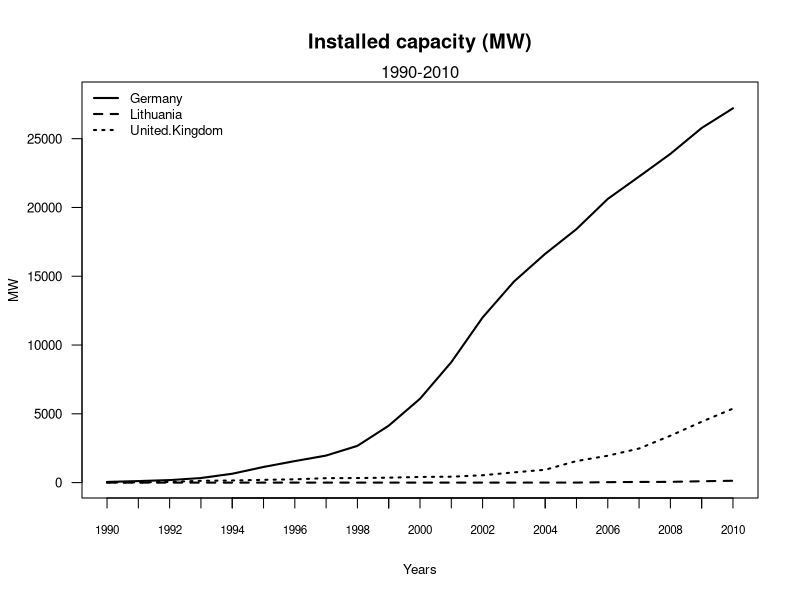

Generate this figure with R:
####################
#
#	Title: Installed capacity (MW)
#	Source: Eurostat (nrg_113a)
#	Notes: Onshore and offshore wind turbines
#
####################


capacity = read.csv("eurostat-nrg_113a_capacity-wind-MW.csv")
pdf(file="figure_capacity.pdf", height=3.5, width=5)
#par(mar=c(4.2, 3.8, 0.2, 0.2)) #Trim margins
plot(capacity$Germany, type="l", ylim=range(0,28000), axes=F, ann=T, xlab="Years", ylab="MW", cex.lab=0.8, lwd=2)
axis(1, lab=F) #disable labels on x-axis
axis(1, at=1:21, lab=capacity$X, cex.axis=0.7)
axis(2, las=1, cex.axis=0.8)
box()
lines(capacity$Lithuania, type="l", lty=2, lwd=2)
lines(capacity$United.Kingdom, type="l", lty=3, lwd=2)
title(main="Installed capacity (MW)")
mtext("1990-2010");
legend("topleft", names(capacity[-1]), cex=0.8, lty=1:3, lwd=2, bty="n");
dev.off()
#par(mar=c(5, 4, 4, 2) + 0.1) #Reset standart margins